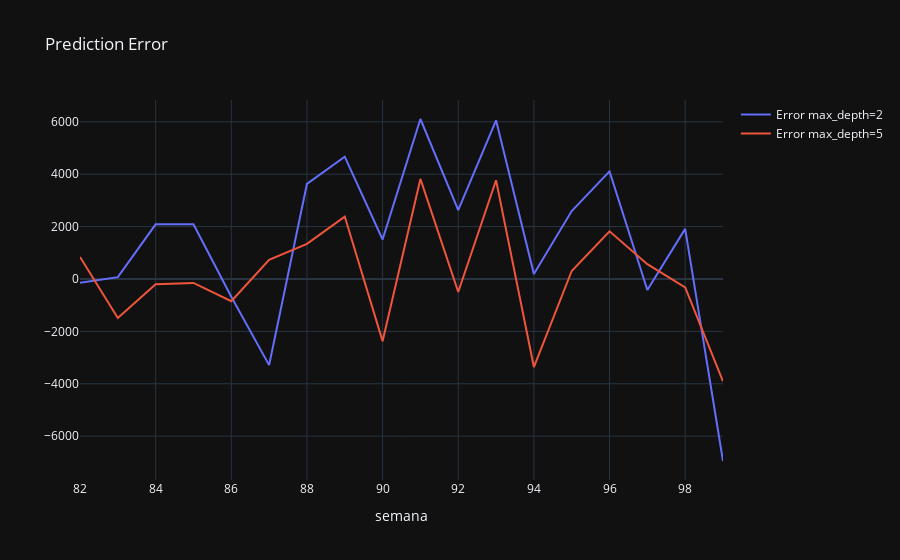

This figure's notebook cell:
### Markdown cell above
## Ploting Error for each prediction

### Code cell
fig = go.Figure()

fig.add_trace(go.Scatter(
    name="Error max_depth=2",
    x = X_test[freq],
    y = y_test - y_1,
    mode='lines'
    ))

fig.add_trace(go.Scatter(
    name="Error max_depth=5",
    x = X_test[freq],
    y = y_test - y_2,
    mode='lines'
    ))

fig.update_layout(
    title= (f'Prediction Error'),
    template='plotly_dark',
    xaxis_title= freq)

fig.show()

### Figure 1 — Plotly figure (JSON) as saved in the notebook; plotly's stock layout.template omitted (floating-point values rounded to 4 significant figures)
{"data": [{"mode": "lines", "name": "Error max_depth=2", "type": "scatter", "x": [82, 83, 84, 85, 86, 87, 88, 89, 90, 91, 92, 93, 94, 95, 96, 97, 98, 99], "y": [-144.8, 70.21, 2088.0, 2086.0, -679.8, -3289.0, 3629.0, 4670.0, 1507.0, 6108.0, 2626.0, 6057.0, 186.9, 2592.0, 4107.0, -421.4, 1913.0, -6948.0]}, {"mode": "lines", "name": "Error max_depth=5", "type": "scatter", "x": [82, 83, 84, 85, 86, 87, 88, 89, 90, 91, 92, 93, 94, 95, 96, 97, 98, 99], "y": [841.9, -1489.0, -199.2, -150.0, -846.4, 732.1, 1342.0, 2383.0, -2373.0, 3821.0, -497.6, 3770.0, -3362.0, 305.4, 1820.0, 565.2, -322.8, -3908.0]}], "layout": {"autosize": true, "title": {"text": "Prediction Error"}, "xaxis": {"autorange": true, "range": [82, 99], "title": {"text": "semana"}, "type": "linear"}, "yaxis": {"autorange": true, "range": [-7674.0, 6833.0], "type": "linear"}}}
